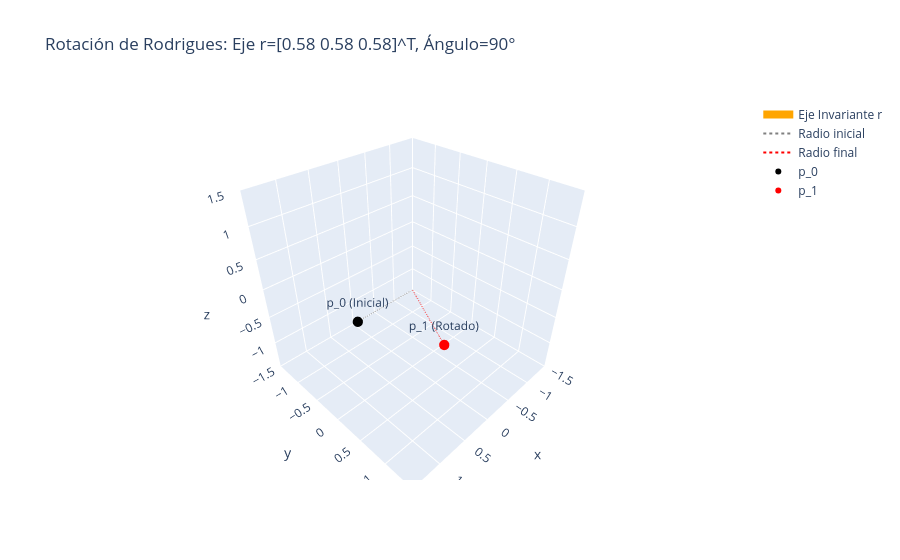

The cell this chart's notebook holds for it:
### Markdown cell above
---
## 4. Representación de Eje y Ángulo (Angle and Axis)

El **Teorema de Rotación de Euler** establece que cualquier desplazamiento espacial de un cuerpo rígido puede expresarse analíticamente como un único giro de magnitud $\vartheta$ alrededor de un solo eje tridimensional unitario $\mathbf{r} = [r_x, r_y, r_z]^T$.

### Fórmula de Rotación de Rodrigues
La teoría de grupos ortogonales de Lie provee el mapeo directo entre un vector de Eje-Ángulo y su correspondiente Matriz de Rotación en $SO(3)$ a través de la célebre **Fórmula de Rodrigues**:

$$ R = I + \sin(\vartheta) S(\mathbf{r}) + (1 - \cos(\vartheta)) S^2(\mathbf{r}) $$

Donde $I$ es la matriz identidad $3\times3$ y $S(\mathbf{r})$ denota la matriz antisimétrica (skew-symmetric operator) construida a partir de las componentes del eje $\mathbf{r}$:

$$
S(\mathbf{r}) = \begin{bmatrix} 0 & -r_z & r_y \\ r_z & 0 & -r_x \\ -r_y & r_x & 0 \end{bmatrix}
$$

### Cálculo del Ángulo y Eje (El mapeo inverso)
Si por el contrario se cuenta con una matriz de rotación $R$ y se desea extraer el ángulo de giro equivalente, se recurre a la traza de la matriz (la suma de los elementos de su diagonal principal, que es un invariante geométrico):

$$ \vartheta = \arccos\left(\frac{\text{Traza}(R) - 1}{2}\right) $$
*(Siempre que $\vartheta \in (0, \pi)$).*

A continuación, una visualización mejorada que muestra claramente la relación ortogonal de un punto pivotando alrededor del eje invariante:

### Code cell
def graficar_eje_angulo(eje_vector, angulo_deg):
    eje_norm = np.array(eje_vector) / np.linalg.norm(eje_vector)
    matriz_R = R.from_rotvec(np.radians(angulo_deg) * eje_norm).as_matrix()
    
    fig = go.Figure()
    
    # Eje de rotación principal r
    fig.add_trace(go.Scatter3d(x=[-eje_norm[0]*1.5, eje_norm[0]*1.5], y=[-eje_norm[1]*1.5, eje_norm[1]*1.5], z=[-eje_norm[2]*1.5, eje_norm[2]*1.5],
                               mode='lines', line=dict(color='orange', width=8), name='Eje Invariante r'))
    
    # Geometría de un punto rotando
    p_0 = np.array([1, 0, 0])
    p_1 = matriz_R @ p_0
    
    # Calculamos la proyección ortogonal del punto sobre el eje para graficar el radio de giro
    proj_dist = np.dot(p_0, eje_norm)
    proj_point = proj_dist * eje_norm
    
    # Graficar el centro de rotación (proyección en el eje) a p_0 y p_1
    fig.add_trace(go.Scatter3d(x=[proj_point[0], p_0[0]], y=[proj_point[1], p_0[1]], z=[proj_point[2], p_0[2]],
                               mode='lines', line=dict(color='gray', width=2, dash='dot'), name='Radio inicial'))
    fig.add_trace(go.Scatter3d(x=[proj_point[0], p_1[0]], y=[proj_point[1], p_1[1]], z=[proj_point[2], p_1[2]],
                               mode='lines', line=dict(color='red', width=2, dash='dot'), name='Radio final'))
    
    # Graficar los puntos
    fig.add_trace(go.Scatter3d(x=[p_0[0]], y=[p_0[1]], z=[p_0[2]], mode='markers+text', text=['p_0 (Inicial)'], marker=dict(size=6, color='black'), name='p_0'))
    fig.add_trace(go.Scatter3d(x=[p_1[0]], y=[p_1[1]], z=[p_1[2]], mode='markers+text', text=['p_1 (Rotado)'], marker=dict(size=6, color='red'), name='p_1'))
                               
    fig.update_layout(title=f"Rotación de Rodrigues: Eje r={np.round(eje_norm, 2)}^T, Ángulo={angulo_deg}°",
                      scene=dict(xaxis=dict(range=[-1.5,1.5]), yaxis=dict(range=[-1.5,1.5]), zaxis=dict(range=[-1.5,1.5]), aspectmode='cube'))
    fig.show()

# Probemos con un eje diagonal arbitrario y 90 grados
graficar_eje_angulo(eje_vector=[1, 1, 1], angulo_deg=90)

### Figure 1 — Plotly figure (JSON) as saved in the notebook; plotly's stock layout.template omitted (floating-point values rounded to 4 significant figures)
{"data": [{"line": {"color": "orange", "width": 8}, "mode": "lines", "name": "Eje Invariante r", "type": "scatter3d", "x": [-0.866, 0.866], "y": [-0.866, 0.866], "z": [-0.866, 0.866]}, {"line": {"color": "gray", "dash": "dot", "width": 2}, "mode": "lines", "name": "Radio inicial", "type": "scatter3d", "x": [0.3333, 1], "y": [0.3333, 0], "z": [0.3333, 0]}, {"line": {"color": "red", "dash": "dot", "width": 2}, "mode": "lines", "name": "Radio final", "type": "scatter3d", "x": [0.3333, 0.3333], "y": [0.3333, 0.9107], "z": [0.3333, -0.244]}, {"marker": {"color": "black", "size": 6}, "mode": "markers+text", "name": "p_0", "text": ["p_0 (Inicial)"], "type": "scatter3d", "x": [1], "y": [0], "z": [0]}, {"marker": {"color": "red", "size": 6}, "mode": "markers+text", "name": "p_1", "text": ["p_1 (Rotado)"], "type": "scatter3d", "x": [0.3333], "y": [0.9107], "z": [-0.244]}], "layout": {"scene": {"aspectmode": "cube", "xaxis": {"range": [-1.5, 1.5]}, "yaxis": {"range": [-1.5, 1.5]}, "zaxis": {"range": [-1.5, 1.5]}}, "title": {"text": "Rotación de Rodrigues: Eje r=[0.58 0.58 0.58]^T, Ángulo=90°"}}}
